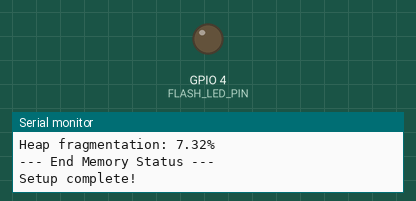
Simulated run of this sketch. Board: ESP32. On the bench: output pins drawn as LEDs (lit = HIGH), the last lines printed to the serial monitor. WiFi joins after 1.5 s; servers stay silent unless stated; uploads are accepted with an empty reply; the camera gives no picture.

Above: at 6.6 s.
At 10.37 s:
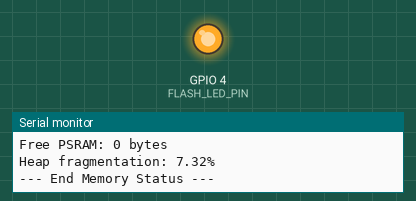
Timing chart, 0 to 16.2 s (numbered marks = the images above):
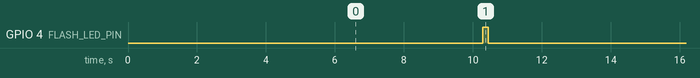

Measured:
- by itself, GPIO 4 (FLASH_LED_PIN): alternates HIGH for 0.16 s and LOW for 9.9 s

The sketch:

ESP32.ino
```cpp
#include "esp_camera.h"
#include <WiFi.h>
#include <HTTPClient.h>

// ===================
// Camera Model Config
// ===================
#define CAMERA_MODEL_AI_THINKER
#define FLASH_LED_PIN 4

// ===================
// Network Config
// ===================
const char *ssid = "utexas-iot";
// const char *password = "10961394339849902023";
const char *password = "10961394339849902023"; //esp3 and esp2
const char *serverEndpoint = "http://10.159.64.189:3000/api/image-processing";
String serverIP = "10.159.64.189"; // Hardcoded for simplicity

// ===================
// Hardware Pins
// ===================
#define PWDN_GPIO_NUM 32
#define RESET_GPIO_NUM -1
#define XCLK_GPIO_NUM 0
#define SIOD_GPIO_NUM 26
#define SIOC_GPIO_NUM 27
#define Y9_GPIO_NUM 35
#define Y8_GPIO_NUM 34
#define Y7_GPIO_NUM 39
#define Y6_GPIO_NUM 36
#define Y5_GPIO_NUM 21
#define Y4_GPIO_NUM 19
#define Y3_GPIO_NUM 18
#define Y2_GPIO_NUM 5
#define VSYNC_GPIO_NUM 25
#define HREF_GPIO_NUM 23
#define PCLK_GPIO_NUM 22

// ===================
// Camera Configuration
// ===================
void initializeCamera()
{
    camera_config_t config;
    config.ledc_channel = LEDC_CHANNEL_0;
    config.ledc_timer = LEDC_TIMER_0;
    config.pin_d0 = Y2_GPIO_NUM;
    config.pin_d1 = Y3_GPIO_NUM;
    config.pin_d2 = Y4_GPIO_NUM;
    config.pin_d3 = Y5_GPIO_NUM;
    config.pin_d4 = Y6_GPIO_NUM;
    config.pin_d5 = Y7_GPIO_NUM;
    config.pin_d6 = Y8_GPIO_NUM;
    config.pin_d7 = Y9_GPIO_NUM;
    config.pin_xclk = XCLK_GPIO_NUM;
    config.pin_pclk = PCLK_GPIO_NUM;
    config.pin_vsync = VSYNC_GPIO_NUM;
    config.pin_href = HREF_GPIO_NUM;
    config.pin_sccb_sda = SIOD_GPIO_NUM;
    config.pin_sccb_scl = SIOC_GPIO_NUM;
    config.pin_pwdn = PWDN_GPIO_NUM;
    config.pin_reset = RESET_GPIO_NUM;
    config.xclk_freq_hz = 20000000; // changed from 20000000 to 10000000 to try and fix EV-EOF error
    // config.pixel_format = PIXFORMAT_RGB565;
    config.pixel_format = PIXFORMAT_JPEG;

    // Configuration for ESP32-CAM
    config.frame_size = FRAMESIZE_VGA; // 640x480 (more stable than SVGA)
    // config.frame_size = FRAMESIZE_SVGA; // 800x600
    // config.frame_size = FRAMESIZE_XGA; // 1024x768
    // config.frame_size = FRAMESIZE_SXGA; // 1280x1024

    config.jpeg_quality = 12; // Not used with RGB565, but set it anyway
    config.fb_count = 2;      // Use 2 frame buffers for better stability -> increase to 3 or 4 because 2 might be too less
    config.fb_location = CAMERA_FB_IN_PSRAM;
    // config.grab_mode = CAMERA_GRAB_LATEST; // Get latest frame to avoid buffer overflow
    //  Use WHEN_EMPTY to prevent frame tearing instead of grab latest
    config.grab_mode = CAMERA_GRAB_WHEN_EMPTY;

    esp_err_t err = esp_camera_init(&config);
    if (err != ESP_OK)
    {
        Serial.printf("Camera init failed with error 0x%x", err);
        delay(1000);
        ESP.restart();
    }

    // Additional sensor settings
    sensor_t *s = esp_camera_sensor_get();
    if (s)
    {
        // Lower saturation and brightness for better image quality
        s->set_brightness(s, 0);                 // -2 to 2
        s->set_contrast(s, 0);                   // -2 to 2
        s->set_saturation(s, -1);                // -2 to 2
        s->set_special_effect(s, 0);             // 0 = No Effect
        s->set_whitebal(s, 1);                   // 1 = Enable auto white balance
        s->set_awb_gain(s, 1);                   // 1 = Enable AWB gain
        s->set_wb_mode(s, 0);                    // 0 = Auto mode
        s->set_exposure_ctrl(s, 1);              // 1 = Enable auto exposure
        s->set_aec2(s, 0);                       // 0 = Disable AEC DSP
        s->set_gain_ctrl(s, 1);                  // 1 = Enable auto gain
        s->set_agc_gain(s, 0);                   // 0 = No gain
        s->set_gainceiling(s, (gainceiling_t)0); // 0 = 2x gain
        s->set_bpc(s, 0);                        // 0 = Disable black pixel correction
        s->set_wpc(s, 1);                        // 1 = Enable white pixel correction
        s->set_raw_gma(s, 1);                    // 1 = Enable GMA
        s->set_lenc(s, 1);                       // 1 = Enable lens correction
        s->set_hmirror(s, 0);                    // 0 = No horizontal mirror
        s->set_vflip(s, 0);                      // 0 = No vertical flip
        s->set_dcw(s, 1);                        // 1 = Enable DCW
        s->set_colorbar(s, 0);                   // 0 = Disable test pattern
    }

    Serial.println("Camera initialized successfully");
}

// ===================
// WiFi Connection
// ===================
void connectToWiFi()
{
    WiFi.begin(ssid, password);
    WiFi.setSleep(false);

    Serial.print("Connecting to WiFi");
    int attempts = 0;
    while (WiFi.status() != WL_CONNECTED && attempts < 30) // Limit connection attempts
    {
        delay(500);
        Serial.print(".");
        attempts++;
    }

    if (WiFi.status() == WL_CONNECTED)
    {
        Serial.println("\nConnected! IP: " + WiFi.localIP().toString());
    }
    else
    {
        Serial.println("\nFailed to connect to WiFi! Continuing anyway...");
    }
}

// tests networkconnection in the setup
void testNetworkConnection()
{
    if (WiFi.status() != WL_CONNECTED)
    {
        Serial.println("WiFi not connected, cannot test network");
        return;
    }

    Serial.println("\n--- Network Connection Test ---");
    Serial.println("Performing ping test to server...");

    // Parse the server IP from the endpoint URL
    // String serverIP = "10.4.143.246"; // Hardcoded for simplicity

    // Create a client to test TCP connection
    WiFiClient client;
    int port = 3000;

    Serial.printf("Testing TCP connection to %s:%d\n", serverIP.c_str(), port);

    unsigned long startTime = millis();
    if (client.connect(serverIP.c_str(), port))
    {
        unsigned long connectionTime = millis() - startTime;
        Serial.printf("Connection successful! Time: %lu ms\n", connectionTime);
        client.stop();
    }
    else
    {
        Serial.println("TCP connection failed!");
        Serial.println("Possible reasons:");
        Serial.println(" - Server is not running");
        Serial.println(" - Firewall is blocking connection");
        Serial.println(" - Wrong IP address");
    }

    // Print network information
    Serial.printf("ESP32 IP: %s\n", WiFi.localIP().toString().c_str());
    Serial.printf("Subnet mask: %s\n", WiFi.subnetMask().toString().c_str());
    Serial.printf("Gateway: %s\n", WiFi.gatewayIP().toString().c_str());
    Serial.printf("DNS: %s\n", WiFi.dnsIP().toString().c_str());
    Serial.printf("Signal strength: %d dBm\n", WiFi.RSSI());

    Serial.println("--- Network Test Complete ---\n");
}

void checkMemory()
{
    Serial.println("\n--- Memory Status ---");
    Serial.printf("Total heap: %d bytes\n", ESP.getHeapSize());
    Serial.printf("Free heap: %d bytes\n", ESP.getFreeHeap());
    Serial.printf("PSRAM size: %d bytes\n", ESP.getPsramSize());
    Serial.printf("Free PSRAM: %d bytes\n", ESP.getFreePsram());

    // Calculate fragmentation
    size_t minFreeBlock = ESP.getMinFreeHeap();
    float fragmentation = 100 - (minFreeBlock * 100.0 / ESP.getFreeHeap());
    Serial.printf("Heap fragmentation: %.2f%%\n", fragmentation);

    // Alert if memory is getting low
    if (ESP.getFreeHeap() < 30000)
    {
        Serial.println("WARNING: Memory is getting low!");
    }

    Serial.println("--- End Memory Status ---\n");
}

// ===================
// Image Capture & Upload
// ===================
void captureAndSendImage(bool useFlash = false)
{
    if (useFlash)
    {
        digitalWrite(FLASH_LED_PIN, HIGH);
        delay(100); // Flash warm-up time
    }

    // Get the camera frame buffer
    camera_fb_t *fb = esp_camera_fb_get();
    if (!fb)
    {
        Serial.println("Camera capture failed");
        return;
    }

    // Turn off flash if it was on
    if (useFlash)
        digitalWrite(FLASH_LED_PIN, LOW);

    // Print frame buffer info for debugging
    Serial.printf("Image captured! Size: %d bytes, Format: %d, Width: %d, Height: %d\n",
                  fb->len, fb->format, fb->width, fb->height);

    // Check if we're connected to WiFi
    if (WiFi.status() == WL_CONNECTED)
    {
        Serial.println("Sending image to server...");

        // create new http client for each request
        HTTPClient http;
        http.begin(serverEndpoint);

        // Add headers for RGB565 format
        // http.addHeader("Content-Type", "application/octet-stream");
        // http.addHeader("X-Image-Format", "RGB565");

        // replace rgb565 headers with following headers for jpeg version
        http.addHeader("Content-Type", "image/jpeg");
        http.addHeader("X-Image-Format", "JPEG");

        http.addHeader("X-Image-Width", String(fb->width));
        http.addHeader("X-Image-Height", String(fb->height));

        // Send the data with a longer timeout
        // http.setTimeout(20000); // 20 seconds timeout for larger images
        // int httpCode = http.POST(fb->buf, fb->len);

        // Send the data with a longer timeout upated with better retry logic
        http.setTimeout(30000); // 30 seconds timeout for larger images. consider increasing even more

        // Dynamically adjust timeout based on image size
        //  int timeout = max(30000, fb->len / 50); // Base timeout on image size (50 bytes/ms)
        //  http.setTimeout(timeout);
        //  Serial.printf("Setting timeout to %d ms for %d byte image\n", timeout, fb->len);

        // Add retry logic
        int maxRetries = 3;
        int retryCount = 0;
        int httpCode = -1;

        while (retryCount < maxRetries && httpCode < 0)
        {
            if (retryCount > 0)
            {
                Serial.printf("Retry attempt %d/%d...\n", retryCount, maxRetries);
                delay(1000 * retryCount); // Progressive backoff
            }

            httpCode = http.POST(fb->buf, fb->len);

            if (httpCode >= 0)
            {
                break; // Success, exit retry loop
            }

            retryCount++;
        }

        if (httpCode < 0)
        {
            Serial.println("All HTTP request attempts failed after maximum retries");
        }

        // Check HTTP response
        if (httpCode > 0)
        {
            if (httpCode == HTTP_CODE_OK)
            {
                String response = http.getString();
                Serial.printf("HTTP Success, code: %d\n", httpCode);
                Serial.println("Server response: " + response);
            }
            else
            {
                Serial.printf("HTTP Request failed, error code: %d\n", httpCode);
            }
        }
        else
        {
            // Serial.printf("HTTP Error: %d - %s\n", httpCode, http.errorToString(httpCode).c_str());

            // enhanced debug information
            Serial.printf("HTTP Error: %d - %s\n", httpCode, http.errorToString(httpCode).c_str());
            Serial.printf("Trying to connect to: %s\n", serverEndpoint);
            Serial.printf("WiFi status: %d (Connected = %d)\n", WiFi.status(), WL_CONNECTED);
            Serial.printf("ESP32 IP address: %s\n", WiFi.localIP().toString().c_str());
            // We can't get the timeout value, but we can show other useful information
            Serial.printf("Image size being sent: %d bytes\n", fb->len);
            Serial.printf("Free heap memory: %d bytes\n", ESP.getFreeHeap());
        }

        http.end();
    }
    else
    {
        Serial.println("WiFi disconnected, cannot send image");
        // Try to reconnect
        connectToWiFi();
    }

    // Return the frame buffer to be reused
    esp_camera_fb_return(fb);
    delay(100); // added to fix buffer overflow errors
    Serial.println("Frame buffer released");
}

// ===================
// Main Functions
// ===================
void setup()
{
    Serial.begin(115200);
    Serial.setDebugOutput(true);
    Serial.println("ESP32-CAM Image Capture Starting...");

    // Initialize flash LED
    pinMode(FLASH_LED_PIN, OUTPUT);
    digitalWrite(FLASH_LED_PIN, LOW);

    // Initialize camera
    initializeCamera();

    // Connect to WiFi
    connectToWiFi();

    // test network connection
    testNetworkConnection();

    // checks memory and heap stuff to rule out this as an issue
    checkMemory();

    // Increase I2S buffer size to prevent overflow
    sensor_t *s = esp_camera_sensor_get();
    if (s)
    {
        s->set_framesize(s, FRAMESIZE_VGA); // Try VGA for more stability

        // Add a small delay to let the camera initialize fully
        delay(500);

        // Flush any existing frames
        camera_fb_t *fb = esp_camera_fb_get();
        if (fb)
        {
            esp_camera_fb_return(fb);
        }
    }

    // Flush initial frames which might be corrupted
    for (int i = 0; i < 3; i++)
    {
        camera_fb_t *fb = esp_camera_fb_get();
        if (fb)
        {
            esp_camera_fb_return(fb);
            delay(100);
        }
    }

    Serial.println("Setup complete!");
}

void loop()
{
    static unsigned long lastCaptureTime = 0;
    const unsigned long captureInterval = 10000; // 10 seconds

    unsigned long currentTime = millis();

    // Check if it's time to capture a new image
    if (currentTime - lastCaptureTime >= captureInterval)
    {
        Serial.println("\n--- Starting new capture ---");
        lastCaptureTime = currentTime;

        // Make sure WiFi is still connected
        if (WiFi.status() != WL_CONNECTED)
        {
            Serial.println("WiFi disconnected, reconnecting...");
            connectToWiFi();
        }

        // checks memory real quick before capturing and sending image
        checkMemory();
        // Capture and send image (with flash)
        delay(200); // added to fix buffer overflow errors
        captureAndSendImage(true);

        Serial.println("--- Capture complete ---\n");
    }

    // Small delay to prevent watchdog timer issues
    delay(100);
}
```
